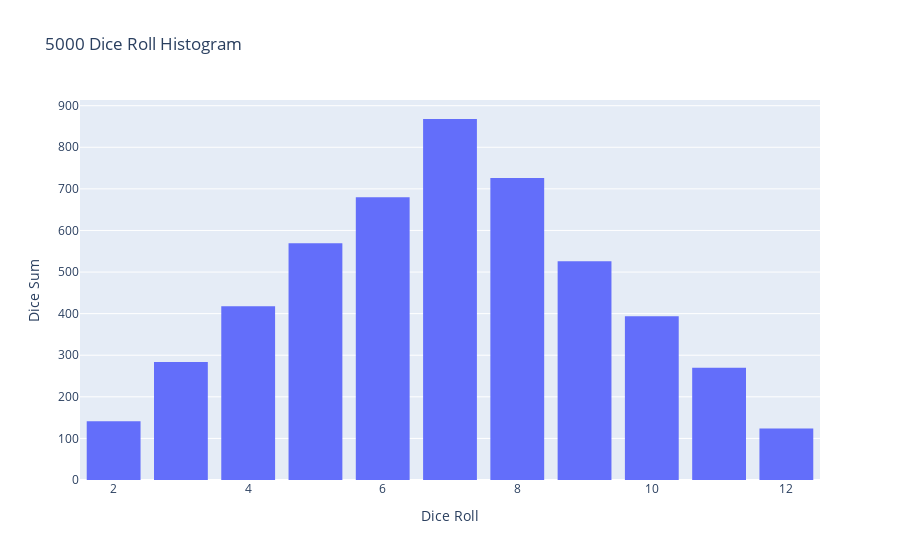

Notebook code cell kept with this figure:
### Markdown cell above
### Histograms

### Code cell
# Plot histogram based on rolling 2 dice
dice_1 = np.random.randint(1,7,5000)
dice_2 = np.random.randint(1,7,5000)
dice_sum = dice_1 + dice_2
# bins represent the number of bars to make
# Can define x label, color, title
# marginal creates another plot (violin, box, rug)
fig = px.histogram(dice_sum, nbins=11, labels={'value':'Dice Roll'},
             title='5000 Dice Roll Histogram')

fig.update_layout(
    xaxis_title_text='Dice Roll',
    yaxis_title_text='Dice Sum',
    bargap=0.2, showlegend=False
)

### Figure 1 — Plotly figure (JSON) as saved in the notebook; plotly's stock layout.template omitted (floating-point values rounded to 4 significant figures; data arrays with more than 128 entries replaced by an {"elided": "..."} marker saying what was removed)
{"data": [{"alignmentgroup": "True", "bingroup": "x", "hovertemplate": "variable=0<br>Dice Roll=%{x}<br>count=%{y}<extra></extra>", "legendgroup": "0", "marker": {"color": "#636efa", "pattern": {"shape": ""}}, "name": "0", "nbinsx": 11, "offsetgroup": "0", "orientation": "v", "showlegend": true, "type": "histogram", "x": {"elided": "5000 int values"}, "xaxis": "x", "yaxis": "y"}], "layout": {"bargap": 0.2, "barmode": "relative", "legend": {"title": {"text": "variable"}, "tracegroupgap": 0}, "showlegend": false, "title": {"text": "5000 Dice Roll Histogram"}, "xaxis": {"anchor": "y", "domain": [0, 1], "title": {"text": "Dice Roll"}}, "yaxis": {"anchor": "x", "domain": [0, 1], "title": {"text": "Dice Sum"}}}}
